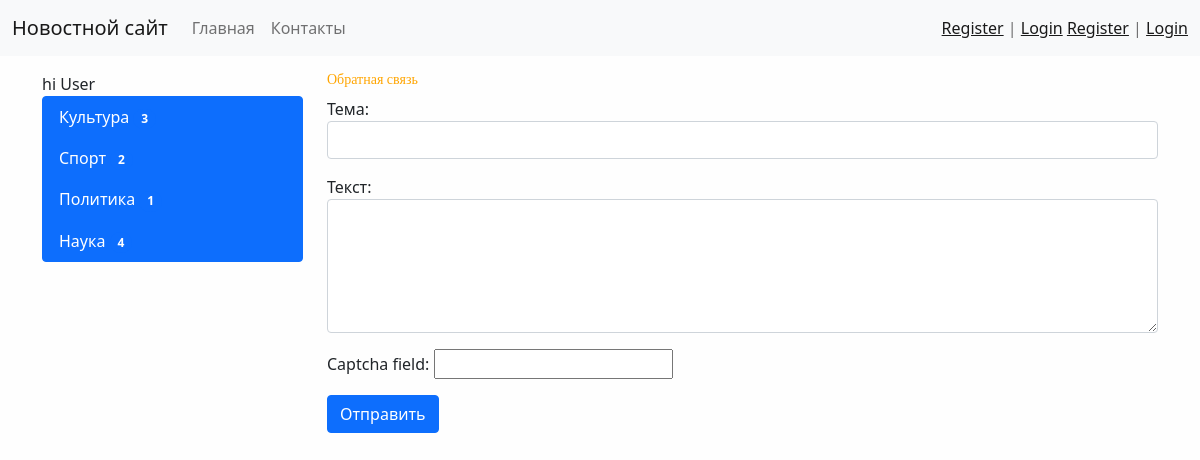
Page /contact/ on the committed database.
### news/models.py (models this page shows, shortened)
class Category(models.Model):
    title = models.CharField(max_length=50, db_index=True, verbose_name='Категория') # db_Index = true - индексирует это поле, делает более быстрым для поиска
    def get_absolute_url(self):
        return reverse('category', kwargs={'category_id': self.pk})
    class Meta:
        verbose_name = 'Категория'# наименование модели в единственном числе
        verbose_name_plural = 'Категории'# наименование для множественного числа
        ordering = ['title']# сортировка записей по нескольким полям

### news/views.py (the view)
# urls.py: path('contact/', contact, name='contact'),#for Paginator
def contact(request):
    if request.method == 'POST':  # метод запроса пост(отправляем данные из формы), принимаем даннные и сохраняем их
        form = ContactForm(request.POST)
        if form.is_valid():  # прошла ли форма валидна
            mail = send_mail(form.cleaned_data['subject'], form.cleaned_data['content'], 'liz.pleshkova@yandex.by', ['pl.1.el.vas@gmail.com'], fail_silently=True)
            if mail:
                messages.success(request, 'Письмл отправлено!')
                return redirect('contact')  # перенаправлет на именованный урл\т.е. на страницу авторизации
            else:
                messages.error(request, 'Ошибка отправки!')
        else:
            messages.error(request, 'Ошибка регистрации')
    else:  # если запрос гет =просто опказывваем форму
        form = ContactForm()
    return render(request, 'news/test.html', {"form": form})

### news/forms.py
class ContactForm(forms.Form):
    subject = forms.CharField(label='Тема',
                           widget=forms.TextInput(attrs={'class': 'form-control', 'autofocus': None}))
    content = forms.CharField(label='Текст',
                              widget=forms.Textarea(attrs={'class': 'form-control', 'autofocus': None, 'rows':5}))
    captcha_field= CaptchaField()

### news/templatetags/news_tags.py (called while the page is built)
@register.inclusion_tag('news/list_categories.html')
def show_categories(arg1 = 'Hello', arg2 = ' Word'):
    categories = Category.objects.annotate(count=Count('news', filter=F('news__is_published'))).filter(
        count__gt=0)  # кол-во новостей в категории большше 0
    return {'categories': categories, 'arg1': arg1, 'arg2': arg2}

### news/templates/news/test.html (shortened to what this page needs)
{% extends 'base.html' %}
{% block sidebar %}
{% include 'inc/_sidebar.html' %}
{% endblock %}
{% block content %}
<h1>Обратная связь</h1>
<form method="post">
    {{ form.as_p }}
    <button type="submit" class="btn btn-primary btn-block">Отправить</button>
</form>
{% endblock %}

### news/templates/news/list_categories.html
 <div class="list-group">
     {{ arg1 }} {{ arg2 }}
        {% for item in categories %}
        <a href="{{ item.get_absolute_url }}" class="list-group-item list-group-item-action active" aria-current="true">
            {{ item.title }}    <span class="badge bg-primary rounded-pill">{{ item.count }}</span>
        </a>
        {% endfor %}
    </div>

### testsite/static/css/style.css (style rules this page uses)
body { background-color: #fefefe; }
h1 { font-family: Tahoma, serif; font-size: 14px; color: orange; }

### rows in the picture
Category: title "Культура", count "3"
Category: title "Спорт", count "2"
Category: title "Политика", count "1"
Category: title "Наука", count "4"

### other values in the picture
{{ arg1 }} "hi"
{{ arg2 }} "User"
